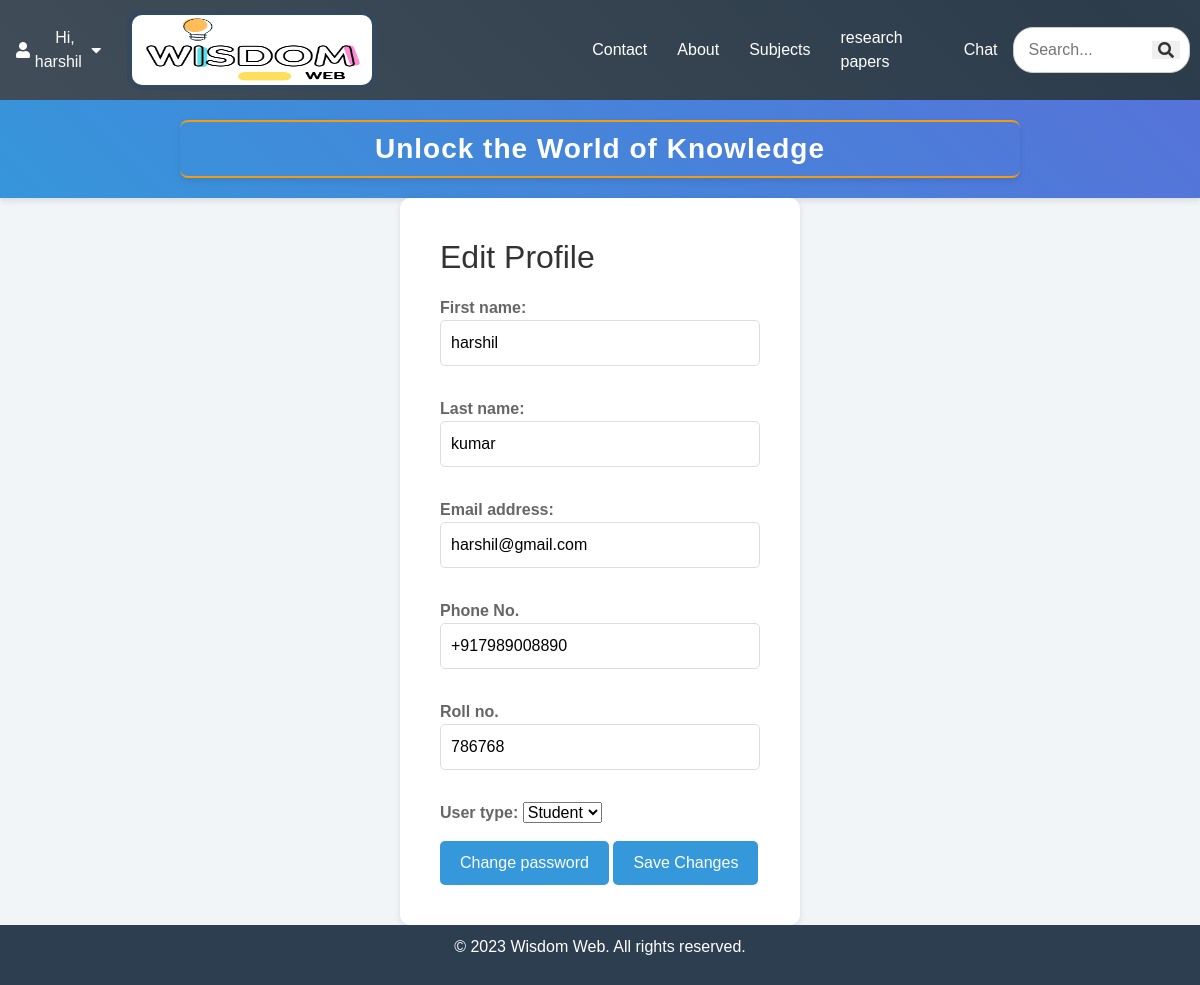
The page /members/edit_profile/ (signed in) on the database its author committed.
### members/models.py (models this page shows, shortened)
class CustomUser(AbstractUser):
    user_type = models.CharField(max_length=20, choices=USER_TYPES, default='student' ,null=True)
    roll_no = models.IntegerField("roll no.",null=True)
    phone_no = PhoneNumberField("Phone No.",null=True)

### members/views.py (the view)
# urls.py: path('edit_profile/', views.edit_profile, name='edit_profile'),
def edit_profile(request):
    if request.method == 'POST':
        form = CustomUserChangeForm(request.POST, instance=request.user)
        if form.is_valid():
            form.save()
            messages.success(request, "Profile updated successfully")
            return redirect('profile')
    else:
        form = CustomUserChangeForm(instance=request.user)
    return render(request, 'edit_profile.html', {'form': form})

### members/forms.py (shortened to what this page needs)
class CustomUserChangeForm(UserChangeForm):
    class Meta:
        model = CustomUser
        fields = ('first_name', 'last_name', 'email', 'phone_no', 'roll_no', 'user_type')
    def __init__(self, *args, **kwargs):
        super().__init__(*args, **kwargs)
        self.fields['password'].widget = forms.HiddenInput()

### e_lib/templates/edit_profile.html (shortened to what this page needs)
{% extends 'base.html' %}
{% block element %}
<div class="edit-profile-container">
    <h2>Edit Profile</h2>
    <form method="post" class="edit-profile-form">
        {{ form.as_p }}
        <a href="{% url 'password_change' %}" class="edit-button">Change password</a>
        <button type="submit" class="edit-button">Save Changes</button>
    </form>
</div>
{% endblock %}

### e_lib/templates/base.html (shortened to what this page needs)
<!DOCTYPE html>
<!DOCTYPE html>
<html lang="en">
<head>
    <link rel="stylesheet" href="https://cdn.jsdelivr.net/npm/bootstrap@5.3.1/dist/css/bootstrap.rtl.min.css">
    <link rel="stylesheet" href="https://cdnjs.cloudflare.com/ajax/libs/font-awesome/5.15.3/css/all.min.css">
</head>
    <nav>
        {% if user.is_authenticated %}
        <div class="dropdown">
            <button class="dropbtn">
                <i class="fas fa-user"></i>
                &nbsp&nbspHi, {{user.first_name}}&nbsp
                <i class="fas fa-caret-down"></i>
            </button>
        </div>
        {% endif %}
        <a href="{% url 'home' %}"  ><img id="logo" src="/static/Screenshot 2023-08-17 at 9.38.16 PM.png" height="120px" width="250px"></a>
        <a class="mynav" href="{% url 'contact' %}">Contact</a>
        <a class="mynav" href="#">About</a>
        {% if user.is_authenticated %}
        <a class="mynav" href="{% url 'subject_list' %}">Subjects</a>
        <a class="mynav" href="#">research papers</a>
        <a class="mynav" href="{% url 'chat:messages_page' %}">Chat</a>
        <div class="search-container">
            <form method="post" action="{%url 'search_book'%}">
                <input type="text" class="search-input" placeholder="Search..." name="searched">
                <button class="fas fa-search search-icon"></button>
            </form>
        </div>
        {% else %}
        <a id="log" class="mynav" href="{% url 'login' %}">Login</a>
        <a id="log" class="mynav" href="{% url 'reg_user' %}">Register</a>
        {% endif %}
    </nav>
    <header>
        <center>
            <h2 class="head_tittle">Unlock the World of Knowledge</h2>
        </center>
    </header>
    <div class="container1">
      {% block element %}
      {% endblock %}
    </div>
    <footer>
        <p>&copy; 2023 Wisdom Web. All rights reserved.</p>
    </footer>
</html>

### e_lib/templates/base.html (style rules this page uses)
.container1 { min-height: 75vh; }
footer { background-color: #2c3e50; color: #ffffff; text-align: center; padding: 10px 0; }
header { background: linear-gradient(45deg, #3498db, #7253d7); background-size: 200% 200%; animation: gradientAnimation 8s ease infinite; color: white; padding: 20px 0; text-align: center; box-shadow: 0px 3px 6px rgba(0, 0, 0, 0.1); }
.head_tittle { color: white; font-size: 28px; font-weight: bold; text-align: center; padding: 10px 0; border-top: 2px solid #f39c12; border-bottom: 2px solid #f39c12; background-color: transparent; letter-spacing: 1px; box-shadow: 0px 3px 6px rgba(0, 0, 0, 0.1); border-radius: 8px; max-width: 70%; margin: auto; }
nav { background: linear-gradient(45deg, #424f5a, #2d3c4b, #46505a); background-size: 200% 200%; animation: gradientAnimation 8s ease infinite; color: white; display: flex; justify-content: space-between; align-items: center; padding: 10px; font-family: Arial, sans-serif; box-shadow: 0px 2px 5px rgba(0, 0, 0, 0.1); }
#logo { height: 80px; margin-right: auto; border-radius: 15px; background-color: #34495e; margin-left: 20px; padding: 5px; border-radius: 15px; background-color: #34495e; margin-right: 200px; }
.mynav { color: white; text-decoration: none; margin: 0 15px; transition: color 0.3s ease-in-out; }
.dropdown { position: relative; display: inline-block; }
.dropbtn { background-color: transparent; color: #fdfbfb; font-size: 16px; border: none; cursor: pointer; display: flex; align-items: center; }
.search-container { position: relative; width: 220px; }
.search-icon { position: absolute; top: 50%; right: 10px; transform: translateY(-50%); color: #333; transition: color 0.3s ease; border: none; }
.search-input { width: 100%; padding: 10px 30px 10px 15px; border: 1px solid #ccc; border-radius: 20px; outline: none; transition: border-color 0.3s ease; }

### e_lib/templates/edit_profile.html (style rules this page uses)
.edit-profile-container { max-width: 400px; margin: 0 auto; padding: 40px; background-color: #ffffff; border-radius: 10px; box-shadow: 0px 2px 6px rgba(0, 0, 0, 0.1); }
h2 { margin-bottom: 20px; color: #333333; }
.edit-profile-form label { font-weight: bold; color: #666666; }
.edit-profile-form input { padding: 10px; margin-bottom: 15px; border: 1px solid #dddddd; border-radius: 5px; width: 100%; }
.edit-button { display: inline-block; padding: 10px 20px; background-color: #3498db; color: #ffffff; border: none; border-radius: 5px; text-decoration: none; transition: background-color 0.3s ease; }

### rows shown on the page
CustomUser: first_name "harshil", last_name "kumar", email "harshil@gmail.com", phone_no "+917989008890", roll_no "786768", user_type "Student"
